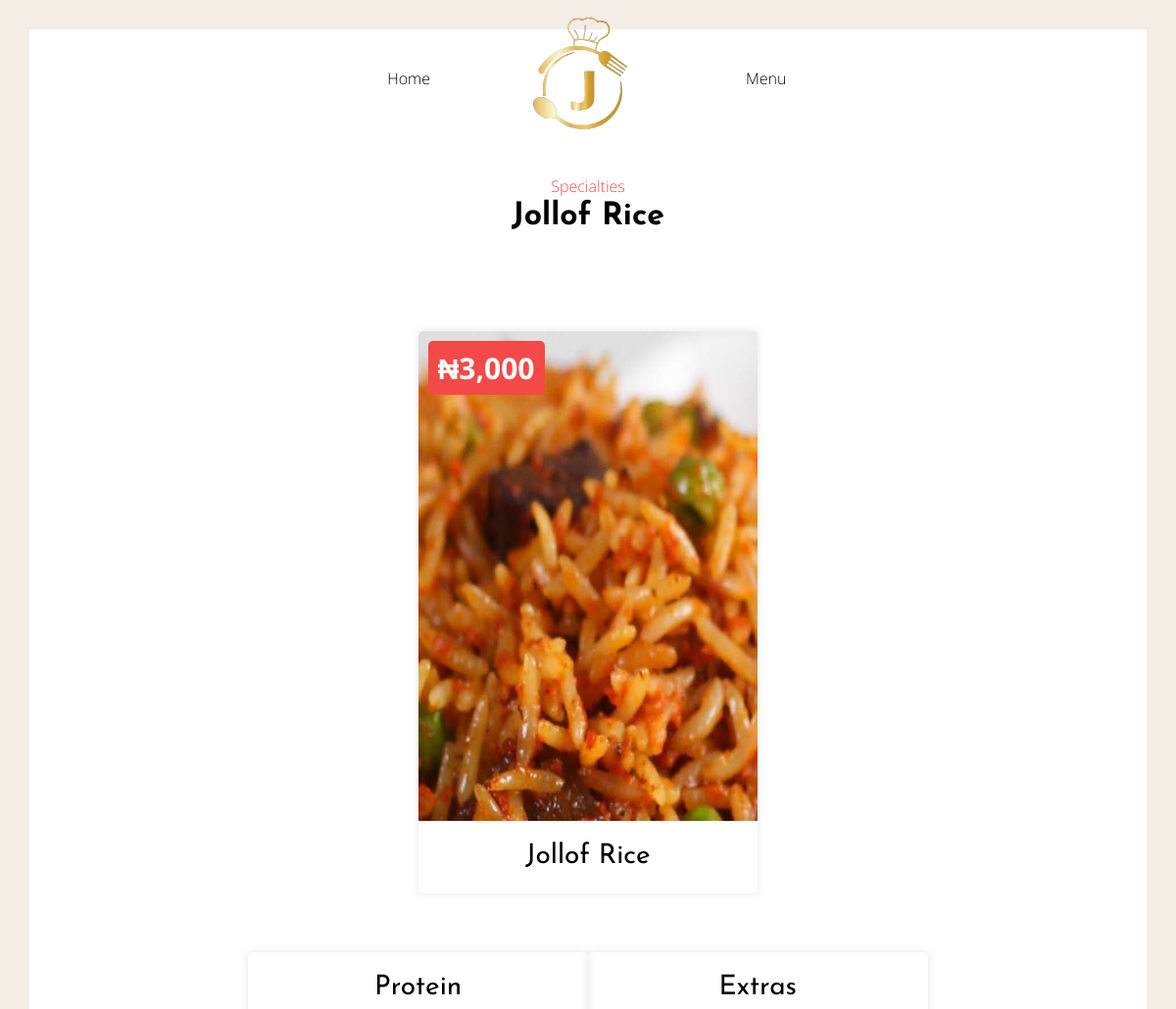
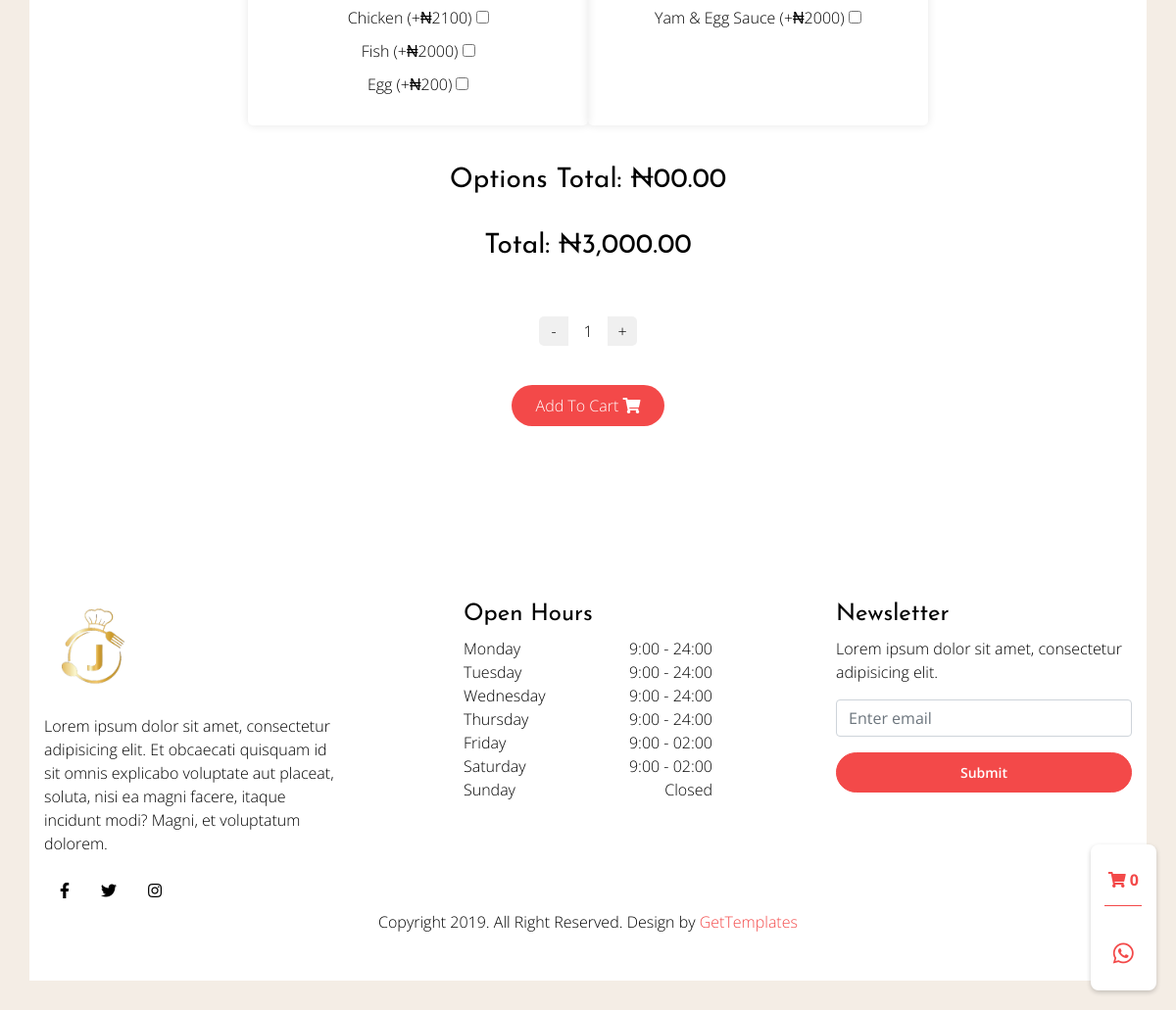
Page /product?ll=1 on the committed database (2 pictures, top to bottom).
### server.py (models this page shows)
class Food(db.Model):
    __tablename__ = 'food'
    id = db.Column(db.Integer, primary_key=True)
    category = db.Column(db.String(30), nullable=False, unique=False)
    food_name = db.Column(db.String(30), nullable=False, unique=False)
    price = db.Column(db.Integer, nullable=False, unique=False)
    in_stock = db.Column(db.Boolean, default=True, nullable=False)
    times_ordered = db.Column(db.Integer, nullable=True, unique=False)
    image = db.Column(db.String(1000), nullable=False)

### server.py (the view)
@app.route('/product')
def product():
    meal_id = request.args.get('ll')
    meal = Food.query.filter_by(id=meal_id).first()
    extras = Food.query.filter_by(category='Extras', in_stock=True).all()
    drinks = Food.query.filter_by(category='Drinks', in_stock=True).all()
    proteins = Food.query.filter_by(category='Proteins', in_stock=True).all()
    drinks_len = len(drinks)
    extras_len = len(extras)
    proteins_len = len(proteins)
    return render_template('product.html', meal=meal, extras=extras, drinks=drinks,
                            proteins=proteins, drinks_len=drinks_len,
                            extras_len=extras_len, proteins_len=proteins_len)

### templates/product.html (shortened to what this page needs)
{% extends 'base.html' %}
{% block content %}
<div class="row mb-5 my-5">
    <div class="col-md-12">
        <div class="heading-section text-center">
            <span class="subheading">
                Specialties
            </span>
            <h2>
                {{meal.food_name}}
            </h2>
        </div>
    </div>
</div>
<div class="food-containerz">
<div class="food-card">
    <div class="food-image">
        <span class="food-price"> ₦{{ "{:,}".format(meal.price) }}</span>
        <img src="/static/food_images/{{ meal.image }}" alt="Food Image">
    </div>
    <div style="padding-top: 20px;" class="food-details">
        <h3 class="food-name">{{meal.food_name}}</h3>
    </div>
</div>
</div>
<div class="food-containerz">
    {% if proteins_len <= 0 %}
    <div></div>
    {% else %}
    <div class="food-card">
        <div class="extras-container">
            <h3 class="food-name">Protein</h3>
            {% for protein in proteins %}
            <label for="{{protein.food_name}}">{{protein.food_name}} (+₦{{protein.price}})   <input type="checkbox" name="{{protein.food_name}}" data-price="{{protein.price}}"></label>
            {% endfor %}
        </div>
    </div>
    {% endif %}
    {% if extras_len <= 0 %}
    <div></div>
    {% else %}
    <div class="food-card">
        <div class="extras-container">
            <h3 class="food-name">Extras</h3>
            {% for extra in extras %}
            <label for="{{extra.food_name}}">{{extra.food_name}} (+₦{{extra.price}})   <input type="checkbox" name="{{extra.food_name}}" data-price="{{extra.price}}"></label>
            {% endfor %}
        </div>
    </div>
    {% endif %}
</div>
<center>
    <h3 class="food-name">Options Total: <span id="options-price">₦00.00</span> </h3> <br>
    <h3 class="food-name">Total: <span id="total-price">₦{{ "{:,.2f}".format(meal.price) }}</span> </h3><br>
    <div class="quantity-field">
        <div class="quantity-btn minus-btn">-</div>
        <div class="quantity-value">1</div>
        <div class="quantity-btn plus-btn">+</div>
    </div>
    <br>
    <a  style="color: white; cursor:pointer; " onclick="addToCart()" class="btn-primary mt-3 mb-5">Add to Cart <i class="fas fa-shopping-cart"></i></a></center>
{% endblock %}

### rows in the picture
Food: food_name "Jollof Rice", price "3,000", image (picture), price "3,000.00"
Food: food_name "Chicken", price "2100"
Food: food_name "Fish", price "2000"
Food: food_name "Egg", price "200"
Food: food_name "Yam & Egg Sauce", price "2000"
